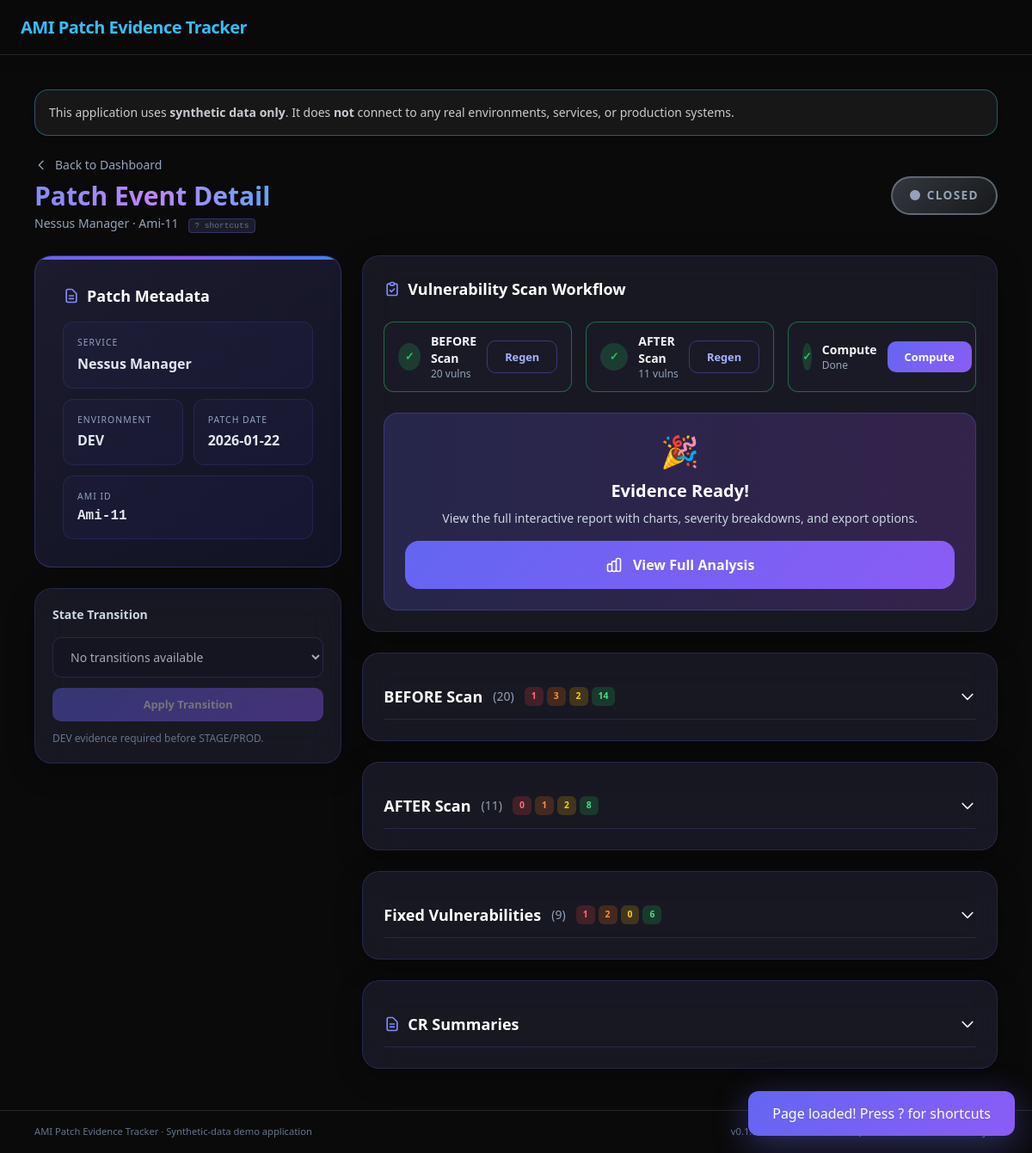
Screenshot of /patch-events/9 with the database file from the repository.
### app/models.py (models this page shows)
class Service(Base):
    __tablename__ = "services"
    id = Column(Integer, primary_key=True, index=True)
    name = Column(String(100), unique=True, nullable=False)
    patch_events = relationship("PatchEvent", back_populates="service")

class PatchEvent(Base):
    __tablename__ = "patch_events"
    id = Column(Integer, primary_key=True, index=True)
    service_id = Column(
        Integer,
        ForeignKey("services.id"),
        nullable=False,
        index=True,
    )
    environment = Column(SAEnum(Environment), nullable=False)
    ami_id = Column(String(64), nullable=False)
    patch_date = Column(Date, nullable=False)
    notes = Column(Text, nullable=True)
    dev_evidence_available = Column(Boolean, default=False, nullable=False)
    stage_cr_summary = Column(Text, nullable=True)
    prod_cr_summary = Column(Text, nullable=True)
    current_state_code = Column(
        String(50),
        nullable=False,
        default="DEV_EVIDENCE_CAPTURED",
    )
    created_at = Column(DateTime, default=datetime.utcnow, nullable=False)
    updated_at = Column(
        DateTime,
        default=datetime.utcnow,
        onupdate=datetime.utcnow,
        nullable=False,
    )
    service = relationship("Service", back_populates="patch_events")
    snapshots = relationship(
        "ScanSnapshot",
        back_populates="patch_event",
        cascade="all, delete-orphan",
    )

### app/web/routes.py (the view)
@router.get(
    "/patch-events/{patch_event_id}",
    response_class=HTMLResponse,
    name="get_patch_event_detail",
)
def get_patch_event_detail(
    request: Request,
    patch_event_id: int,
    message: Optional[str] = None,
    db: Session = Depends(get_db),
) -> HTMLResponse:
    patch_event = (
        db.query(PatchEvent)
        .filter(PatchEvent.id == patch_event_id)
        .first()
    )
    if patch_event is None:
        raise HTTPException(status_code=404, detail="Patch event not found")
    services = db.query(Service).order_by(Service.name).all()
    snapshots = list(patch_event.snapshots)
    split = extract_before_after_vulnerabilities(snapshots)
    before_vulns = split[SnapshotType.BEFORE]
    after_vulns = split[SnapshotType.AFTER]
    before_count = len(before_vulns)
    after_count = len(after_vulns)
    fixed_vulnerabilities: List = []
    severity_counts: Dict = {}
    before_severity_counts: Dict = {}
    after_severity_counts: Dict = {}
    if before_vulns:
        before_severity_counts = count_by_severity(before_vulns)
    if after_vulns:
        after_severity_counts = count_by_severity(after_vulns)
    if patch_event.dev_evidence_available and before_vulns and after_vulns:
        fixed_vulnerabilities = compute_fixed_vulnerabilities(
            before_vulns,
            after_vulns,
        )
        severity_counts = count_by_severity(fixed_vulnerabilities)
    state_obj = get_state_for_event(patch_event)
    allowed_next_states = state_obj.allowed_transitions(patch_event)
    prod_cr_allowed_states = {
        "STAGE_PATCHED",
        "PROD_CR_READY",
        "PROD_PATCHED",
        "CLOSED",
    }
    prod_cr_allowed = patch_event.current_state_code in prod_cr_allowed_states
    return templates.TemplateResponse(
        "patch_event_detail.html",
        {
            "request": request,
            "patch_event": patch_event,
            "services": services,
            "environment_options": [env.value for env in Environment],
            "is_new": False,
            "before_count": before_count,
            "after_count": after_count,
            "before_vulnerabilities": before_vulns,
            "after_vulnerabilities": after_vulns,
            "before_severity_counts": before_severity_counts,
            "after_severity_counts": after_severity_counts,
            "fixed_vulnerabilities": fixed_vulnerabilities,
            "severity_counts": severity_counts,
            "dev_evidence_available": patch_event.dev_evidence_available,
            "allowed_next_states": allowed_next_states,
            "stage_cr_summary": patch_event.stage_cr_summary,
            "prod_cr_summary": patch_event.prod_cr_summary,
            "prod_cr_allowed": prod_cr_allowed,
            "message": message,
        },
    )

### templates/patch_event_detail.html (shortened to what this page needs)
{% extends "base.html" %}
{% block content %}
<div class="animated-bg"><div class="orb orb-1"></div><div class="orb orb-2"></div><div class="hex-grid"></div></div>
<div id="toast" class="toast-notification"><span id="toastMessage">Action completed!</span></div>
<div class="flex flex-col md:flex-row md:items-center md:justify-between gap-4 mb-8">
  <div>
    <a href="/" class="inline-flex items-center gap-2 text-slate-400 hover:text-indigo-400 text-sm mb-2 transition-colors">
      <svg xmlns="http://www.w3.org/2000/svg" class="h-4 w-4" fill="none" viewBox="0 0 24 24" stroke="currentColor"><path stroke-linecap="round" stroke-linejoin="round" stroke-width="2" d="M15 19l-7-7 7-7" /></svg>
      Back to Dashboard
    </a>
    <h1 class="text-3xl font-bold bg-gradient-to-r from-indigo-400 via-purple-400 to-blue-400 bg-clip-text text-transparent">
    </h1>
    {% if not is_new and patch_event %}<p class="text-slate-400 text-sm mt-1">{{ patch_event.service.name }} · {{ patch_event.ami_id }} <span class="kbd-hint ml-2">? shortcuts</span></p>{% endif %}
  </div>
  {% if not is_new and patch_event %}
  <div class="state-badge-lg {% if patch_event.current_state_code.startswith('DEV') %}state-dev{% elif patch_event.current_state_code.startswith('STAGE') %}state-stage{% elif patch_event.current_state_code.startswith('PROD') %}state-prod{% else %}state-closed{% endif %}">
    <span class="w-3 h-3 rounded-full bg-current animate-pulse"></span>{{ patch_event.current_state_code }}
  </div>
  {% endif %}
</div>
{% if is_new %}
<div class="max-w-2xl mx-auto">
  <div class="metadata-card">
    <h2 class="text-xl font-bold text-white mb-6">New Patch Event</h2>
    <form method="post" action="/patch-events" class="space-y-5">
      <div><label class="form-label">Service</label><select name="service_id" class="form-input" required><option value="" disabled selected>Select a service</option>{% for svc in services %}<option value="{{ svc.id }}">{{ svc.name }}</option>{% endfor %}</select></div>
      <div><label class="form-label">Environment</label><select name="environment" class="form-input" required><option value="" disabled selected>Select environment</option>{% for env in environment_options %}<option value="{{ env }}">{{ env }}</option>{% endfor %}</select></div>
      <div><label class="form-label">AMI ID</label><input type="text" name="ami_id" class="form-input font-mono" placeholder="ami-0syntheticabcd" required /></div>
      <div><label class="form-label">Patch Date</label><input type="date" name="patch_date" class="form-input" required /></div>
      <div><label class="form-label">Notes (Optional)</label><textarea name="notes" class="form-input" rows="3" placeholder="Description"></textarea></div>
      <button type="submit" class="cta-btn w-full mt-4"><svg xmlns="http://www.w3.org/2000/svg" class="h-5 w-5" fill="none" viewBox="0 0 24 24" stroke="currentColor"><path stroke-linecap="round" stroke-linejoin="round" stroke-width="2" d="M12 4v16m8-8H4" /></svg>Create Patch Event</button>
    </form>
  </div>
</div>
{% else %}
<div class="grid gap-6 lg:grid-cols-3">
  <div class="lg:col-span-1 space-y-6">
    <div class="metadata-card">
      <h2 class="text-lg font-bold text-white mb-4 flex items-center gap-2">Patch Metadata</h2>
      <div class="grid grid-cols-2 gap-3">
        <div class="meta-item col-span-2"><div class="meta-label">Service</div><div class="meta-value">{{ patch_event.service.name }}</div></div>
        <div class="meta-item"><div class="meta-label">Environment</div><div class="meta-value">{{ patch_event.environment.value }}</div></div>
        <div class="meta-item"><div class="meta-label">Patch Date</div><div class="meta-value">{{ patch_event.patch_date }}</div></div>
        <div class="meta-item col-span-2"><div class="meta-label">AMI ID</div><div class="meta-value font-mono text-sm">{{ patch_event.ami_id }}</div></div>
      </div>
    </div>
    <div class="glass-card p-5">
      <h3 class="text-sm font-semibold text-slate-300 mb-4">State Transition</h3>
      <form method="post" action="/patch-events/{{ patch_event.id }}/transition-state" class="space-y-3">
        <select name="target_state" class="form-input text-sm" {% if not allowed_next_states %}disabled{% endif %}>{% if not allowed_next_states %}<option value="">No transitions available</option>{% else %}{% for st in allowed_next_states %}<option value="{{ st }}">{{ st }}</option>{% endfor %}{% endif %}</select>
        <button type="submit" class="action-btn action-btn-primary w-full justify-center" {% if not allowed_next_states %}disabled{% endif %}>Apply Transition</button>
      </form>
      <p class="text-xs text-slate-500 mt-3">DEV evidence required before STAGE/PROD.</p>
    </div>
  </div>
  <div class="lg:col-span-2 space-y-6">
    <div class="glass-card p-6">
      <h2 class="text-lg font-bold text-white mb-6 flex items-center gap-2">Vulnerability Scan Workflow</h2>
      <div class="grid grid-cols-1 md:grid-cols-3 gap-4 mb-6">
        <div class="workflow-step {% if before_count > 0 %}completed{% else %}active{% endif %}">
          <div class="step-icon {% if before_count > 0 %}completed{% else %}active{% endif %}">{% if before_count > 0 %}✓{% else %}1{% endif %}</div>
          <div class="flex-1"><div class="text-sm font-semibold">BEFORE Scan</div><div class="text-xs text-slate-400">{{ before_count }} vulns</div></div>
          <form method="post" action="/patch-events/{{ patch_event.id }}/generate-before"><button type="submit" class="action-btn action-btn-outline text-xs py-2 px-3">{% if before_count > 0 %}Regen{% else %}Gen{% endif %}</button></form>
        </div>
        <div class="workflow-step {% if after_count > 0 %}completed{% elif before_count > 0 %}active{% else %}pending{% endif %}">
          <div class="step-icon {% if after_count > 0 %}completed{% elif before_count > 0 %}active{% else %}pending{% endif %}">{% if after_count > 0 %}✓{% else %}2{% endif %}</div>
          <div class="flex-1"><div class="text-sm font-semibold">AFTER Scan</div><div class="text-xs text-slate-400">{{ after_count }} vulns</div></div>
          <form method="post" action="/patch-events/{{ patch_event.id }}/generate-after"><button type="submit" class="action-btn action-btn-outline text-xs py-2 px-3" {% if before_count == 0 %}disabled{% endif %}>{% if after_count > 0 %}Regen{% else %}Gen{% endif %}</button></form>
        </div>
        <div class="workflow-step {% if dev_evidence_available %}completed{% elif before_count > 0 and after_count > 0 %}active{% else %}pending{% endif %}">
          <div class="step-icon {% if dev_evidence_available %}completed{% elif before_count > 0 and after_count > 0 %}active{% else %}pending{% endif %}">{% if dev_evidence_available %}✓{% else %}3{% endif %}</div>
          <div class="flex-1"><div class="text-sm font-semibold">Compute</div><div class="text-xs text-slate-400">{% if dev_evidence_available %}Done{% else %}Pending{% endif %}</div></div>
          <form method="post" action="/patch-events/{{ patch_event.id }}/compute-evidence"><button type="submit" class="action-btn action-btn-primary text-xs py-2 px-3" {% if before_count == 0 or after_count == 0 %}disabled{% endif %}>Compute</button></form>
        </div>
      </div>
      {% if dev_evidence_available %}
      <div class="bg-gradient-to-r from-indigo-500/20 to-purple-500/20 border border-indigo-500/30 rounded-2xl p-6 text-center">
        <div class="text-4xl mb-3">🎉</div><h3 class="text-xl font-bold text-white mb-2">Evidence Ready!</h3>
        <p class="text-slate-300 text-sm mb-4">View the full interactive report with charts, severity breakdowns, and export options.</p>
        <a href="/patch-events/{{ patch_event.id }}/analysis" class="cta-btn inline-flex">View Full Analysis</a>
      </div>
      {% elif before_count > 0 and after_count > 0 %}
      <div class="bg-amber-500/10 border border-amber-500/30 rounded-2xl p-6 text-center"><div class="text-3xl mb-2">⚡</div><h3 class="text-lg font-semibold text-amber-300 mb-2">Almost There!</h3><p class="text-slate-400 text-sm">Click "Compute" to calculate fixed vulnerabilities.</p></div>
      {% else %}
      <div class="bg-slate-500/10 border border-slate-500/30 rounded-2xl p-6 text-center"><div class="text-3xl mb-2">📊</div><h3 class="text-lg font-semibold text-slate-300 mb-2">Generate Scan Data</h3><p class="text-slate-400 text-sm">Complete the workflow steps above.</p></div>
      {% endif %}
    </div>
    {% if before_vulnerabilities %}
    {% set b_crit = before_severity_counts.CRITICAL or 0 %}{% set b_high = before_severity_counts.HIGH or 0 %}{% set b_med = before_severity_counts.MEDIUM or 0 %}{% set b_low = before_severity_counts.LOW or 0 %}
    <div class="glass-card p-6">
      <div class="collapsible-header" onclick="toggleCollapsible('beforeSection', this)">
        <div class="flex items-center gap-3"><h3 class="text-lg font-bold text-white">BEFORE Scan</h3><span class="text-sm text-slate-400">({{ before_count }})</span><div class="flex gap-1"><span class="sev-badge sev-critical">{{ b_crit }}</span><span class="sev-badge sev-high">{{ b_high }}</span><span class="sev-badge sev-medium">{{ b_med }}</span><span class="sev-badge sev-low">{{ b_low }}</span></div></div>
        <svg xmlns="http://www.w3.org/2000/svg" class="h-5 w-5 collapse-icon" fill="none" viewBox="0 0 24 24" stroke="currentColor"><path stroke-linecap="round" stroke-linejoin="round" stroke-width="2" d="M19 9l-7 7-7-7" /></svg>
      </div>
    </div>
    {% endif %}
    {% if after_vulnerabilities %}
    {% set a_crit = after_severity_counts.CRITICAL or 0 %}{% set a_high = after_severity_counts.HIGH or 0 %}{% set a_med = after_severity_counts.MEDIUM or 0 %}{% set a_low = after_severity_counts.LOW or 0 %}
    <div class="glass-card p-6">
      <div class="collapsible-header" onclick="toggleCollapsible('afterSection', this)">
        <div class="flex items-center gap-3"><h3 class="text-lg font-bold text-white">AFTER Scan</h3><span class="text-sm text-slate-400">({{ after_count }})</span><div class="flex gap-1"><span class="sev-badge sev-critical">{{ a_crit }}</span><span class="sev-badge sev-high">{{ a_high }}</span><span class="sev-badge sev-medium">{{ a_med }}</span><span class="sev-badge sev-low">{{ a_low }}</span></div></div>
        <svg xmlns="http://www.w3.org/2000/svg" class="h-5 w-5 collapse-icon" fill="none" viewBox="0 0 24 24" stroke="currentColor"><path stroke-linecap="round" stroke-linejoin="round" stroke-width="2" d="M19 9l-7 7-7-7" /></svg>
      </div>
    </div>
    {% endif %}
    {% if dev_evidence_available and fixed_vulnerabilities %}
    {% set crit = severity_counts.CRITICAL or 0 %}{% set high = severity_counts.HIGH or 0 %}{% set med = severity_counts.MEDIUM or 0 %}{% set low = severity_counts.LOW or 0 %}{% set total = crit + high + med + low %}
    <div class="glass-card p-6">
      <div class="collapsible-header" onclick="toggleCollapsible('vulnSection', this)">
        <div class="flex items-center gap-3"><h3 class="text-lg font-bold text-white">Fixed Vulnerabilities</h3><span class="text-sm text-slate-400">({{ total }})</span><div class="flex gap-1"><span class="sev-badge sev-critical">{{ crit }}</span><span class="sev-badge sev-high">{{ high }}</span><span class="sev-badge sev-medium">{{ med }}</span><span class="sev-badge sev-low">{{ low }}</span></div></div>
        <svg xmlns="http://www.w3.org/2000/svg" class="h-5 w-5 collapse-icon" fill="none" viewBox="0 0 24 24" stroke="currentColor"><path stroke-linecap="round" stroke-linejoin="round" stroke-width="2" d="M19 9l-7 7-7-7" /></svg>
      </div>
    </div>
    {% endif %}
    <div class="glass-card p-6">
      <div class="collapsible-header" onclick="toggleCollapsible('crSection', this)">
        <h3 class="text-lg font-bold text-white flex items-center gap-2">CR Summaries</h3>
        <svg xmlns="http://www.w3.org/2000/svg" class="h-5 w-5 collapse-icon" fill="none" viewBox="0 0 24 24" stroke="currentColor"><path stroke-linecap="round" stroke-linejoin="round" stroke-width="2" d="M19 9l-7 7-7-7" /></svg>
      </div>
    </div>
  </div>
</div>
{% endif %}
{% endblock %}

### rows the page displays
Service: service.name "Nessus Manager"
PatchEvent: ami_id "Ami-11", current_state_code "CLOSED", environment.value "DEV", patch_date "2026-01-22"

### other values shown
{{ before_count }} "20"
{{ after_count }} "11"
{{ b_crit }} "1"
{{ b_high }} "3"
{{ b_med }} "2"
{{ b_low }} "14"
{{ a_crit }} "0"
{{ a_high }} "1"
{{ a_med }} "2"
{{ a_low }} "8"
{{ total }} "9"
{{ crit }} "1"
{{ high }} "2"
{{ med }} "0"
{{ low }} "6"
